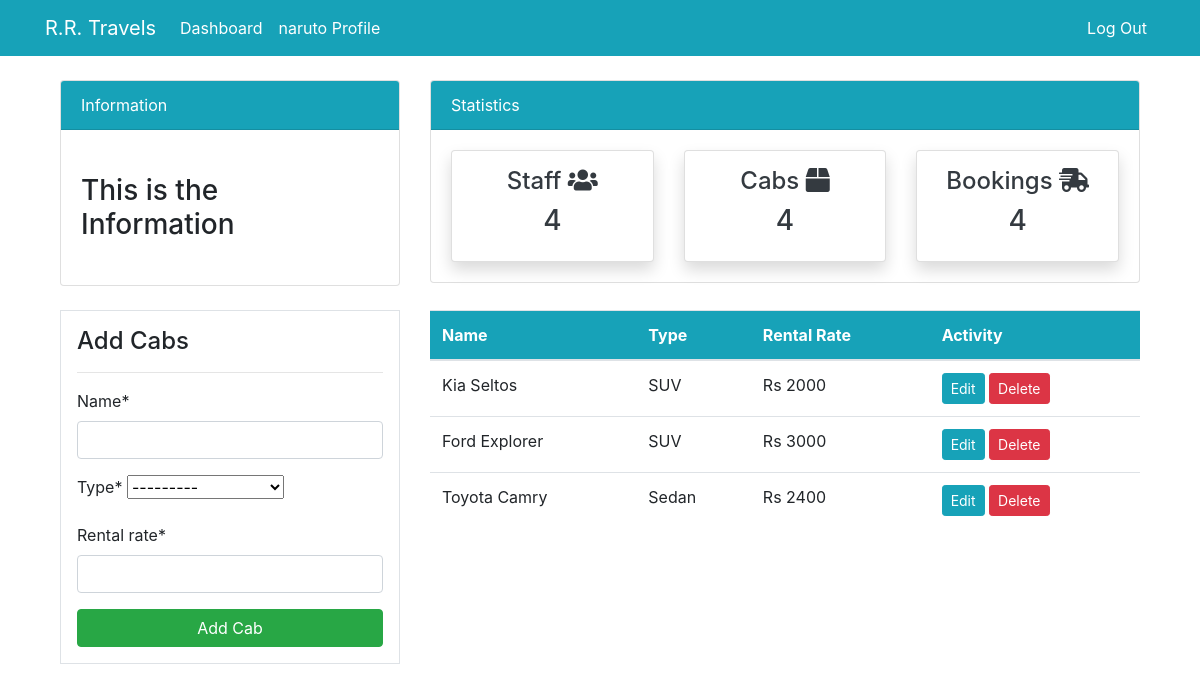
Page /cars (signed in) on the earlier database version.
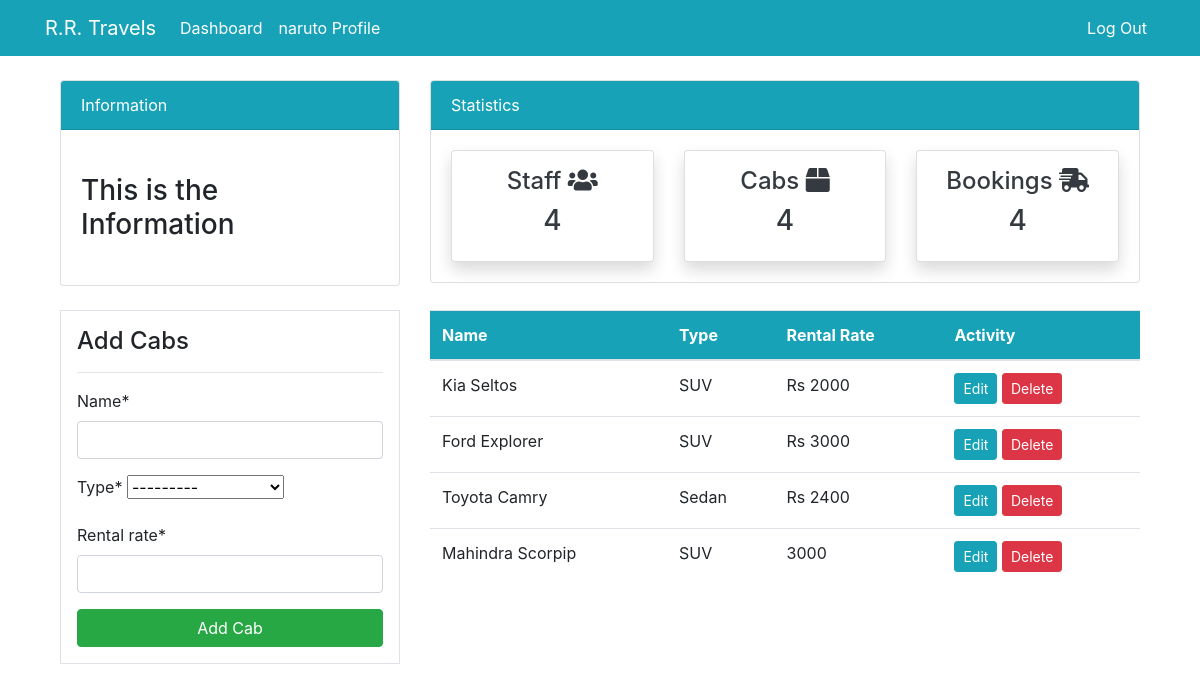
Same page on the later database version.
### dashboard/models.py (models this page shows, shortened)
class Car(models.Model):
    name = models.CharField(max_length=100, null=True)
    type = models.CharField(max_length=20, choices=CATEGORY, null=True)
    rental_rate = models.CharField(max_length=100, null=True)

### dashboard/views.py (the view)
# urls.py: path('cars',views.cars,name ='dashboard-cars'),
@login_required
def cars(request):
    cars = Car.objects.all()
    if request.method == 'POST':
        form = CarForm(request.POST)
        if form.is_valid():
            form.save()
            return redirect('dashboard-cars')
    else:
        form = CarForm()
    context = {
       'cars': cars,
       'form': form,
    }
    return render(request,'dashboard/cars.html',context)

### dashboard/forms.py
class CarForm(forms.ModelForm):
    class Meta:
        model = Car
        fields = '__all__'

### templates/dashboard/cars.html (shortened to what this page needs)
{% extends 'partials/base.html' %}
{% load crispy_forms_tags %}
{% block content %}
{% include 'partials/topnav.html' %}
<div class="container">
    <div class="row my-4">
        <div class="col-md-4">
            <div class="border bg-white p-3">
                <h4>Add Cabs</h4>
                <hr>
                <form method = "POST">
                  {{ form|crispy}}
                    <input class="btn btn-success btn-block" type="submit" value="Add Cab">
                </form>
            </div>
        </div>
        <div class="col-md-8">
            <table class="table bg-white">
                <thead class="bg-info">
                    <tr class="text-white">
                        <th scope="col">Name</th>
                        <th scope="col">Type</th>
                        <th scope="col">Rental Rate</th>
                        <th scope="col">Activity</th>
                    </tr>
                </thead>
                <tbody>
                    {% for car in cars %}
                    <tr>
                        <td>{{ car.name}} </td>
                        <td>{{ car.type}}</td>
                        <td>{{ car.rental_rate}}</td>
                        <td>
                            <a class="btn btn-info btn-sm" href="{% url 'dashboard-cars-edit' car.id %}">Edit</a>
                            <a class="btn btn-danger btn-sm" href="{% url 'dashboard-cars-delete' car.id %}">Delete</a>
                        </td>
                    </tr>
                    {% endfor %}
                </tbody>
            </table>
        </div>
    </div>
</div>
{% endblock %}

Differences in the rows shown:
added Car: name "Mahindra Scorpip", type "SUV", rental_rate "3000"
